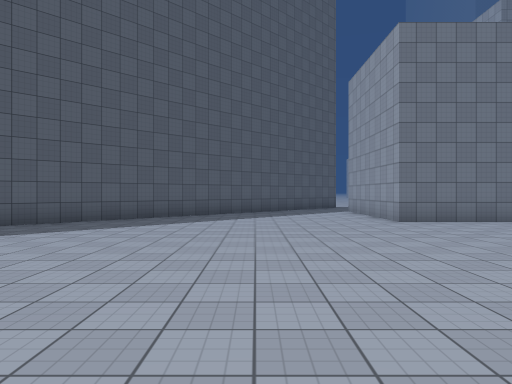
[1] (above)

24 first-person views from a walk through a Unity game level. The camera is 1.5 m above the floor, looks level and sees 70° across. The floor is counted in squares, 2 m on a side. Each view is taken from the middle of a square. On the plan, view 1 faces up. The plan holds only what a view shows up to about 11 squares ahead; the rest is blank. The place goes on beyond the plan. Surface patterns are stand-ins for the level's own textures.

[2]
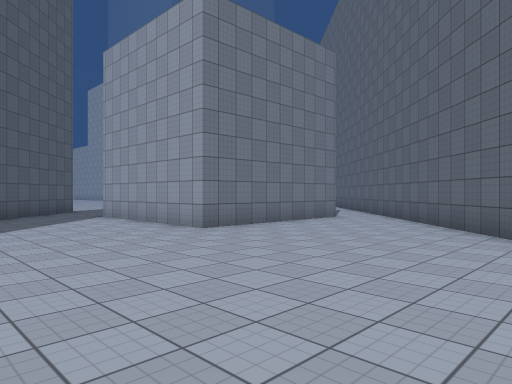

[3]
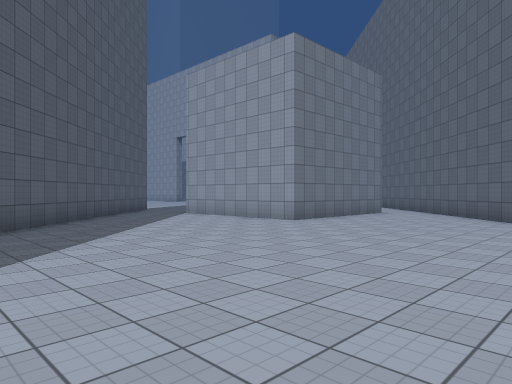

[4]
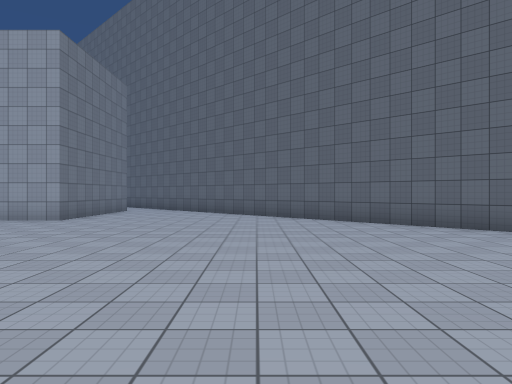

[5]
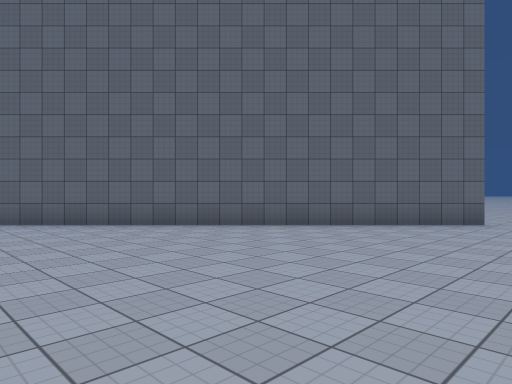

[6]
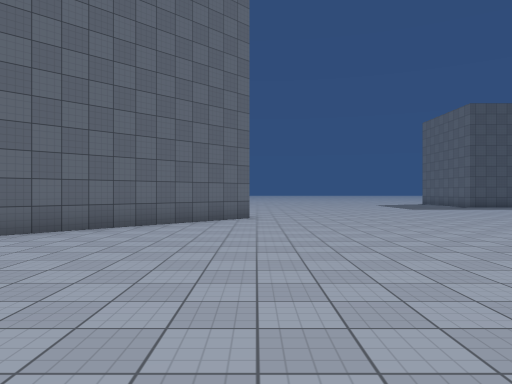

[7]
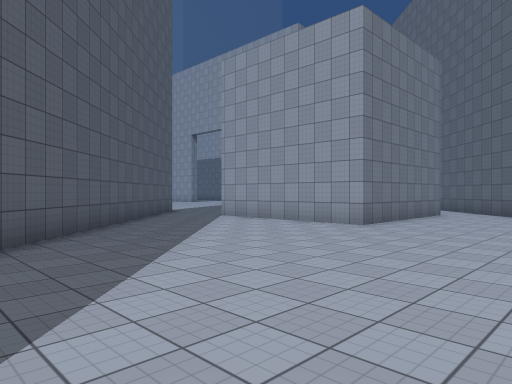

[8]
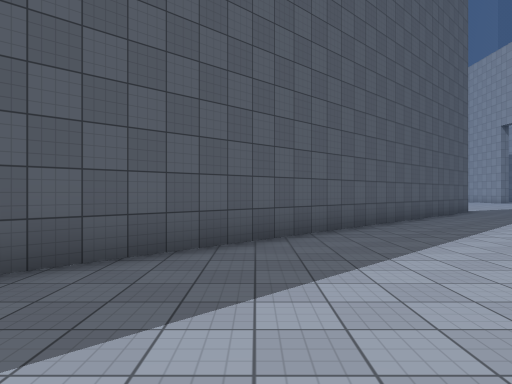

[9]
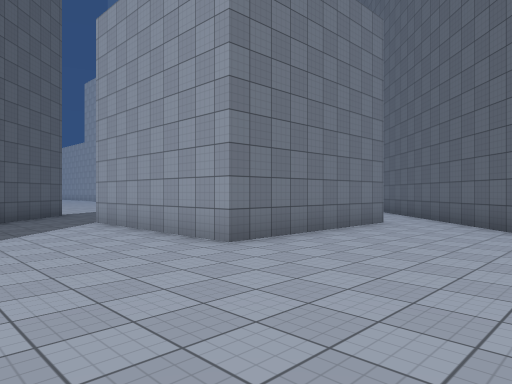

[10]
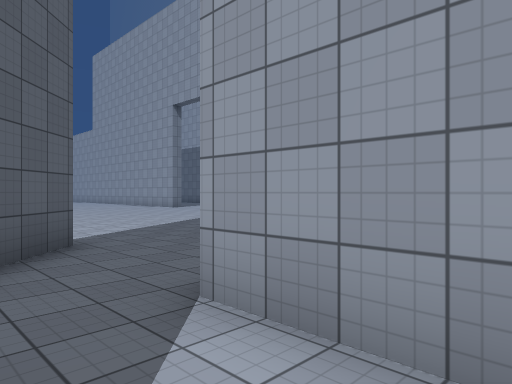

[11]
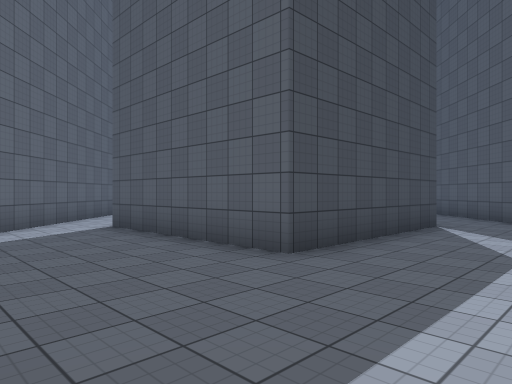

[12]
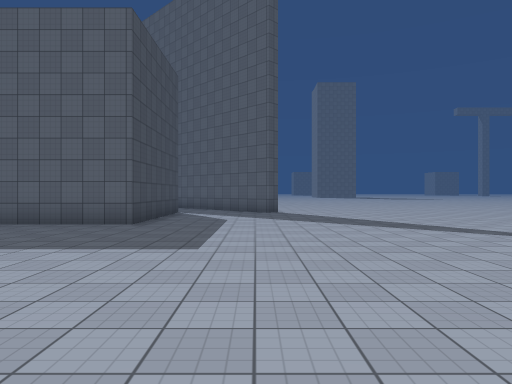

[13]
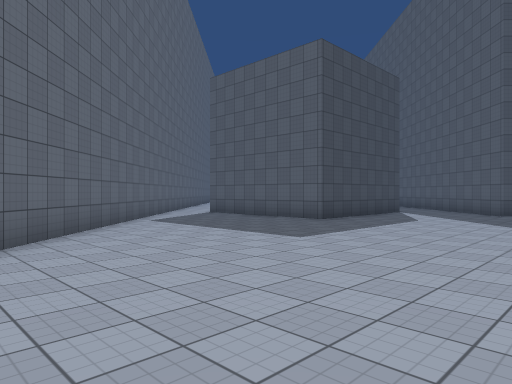

[14]
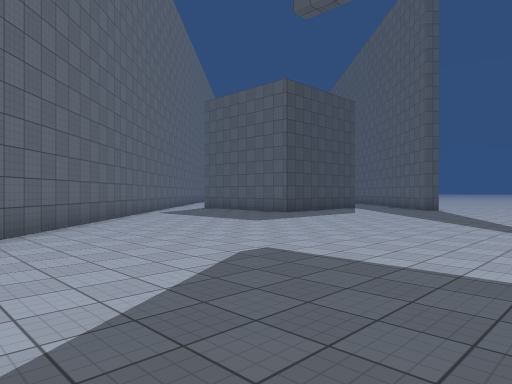

[15]
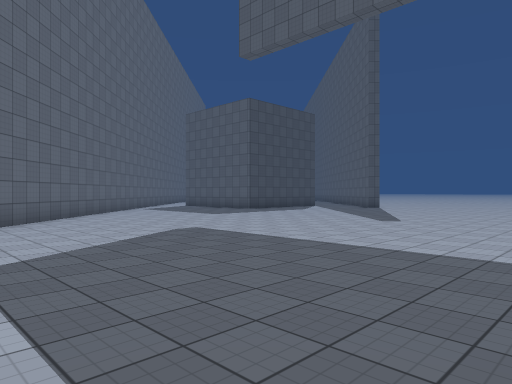

[16]
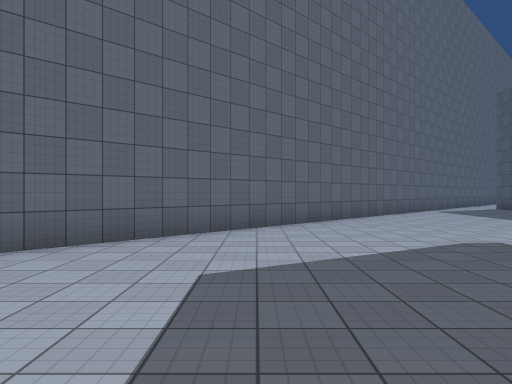

[17]
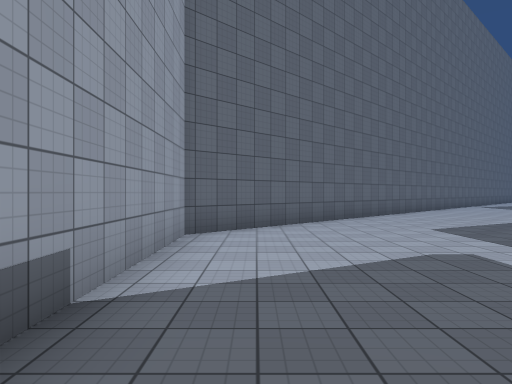

[18]
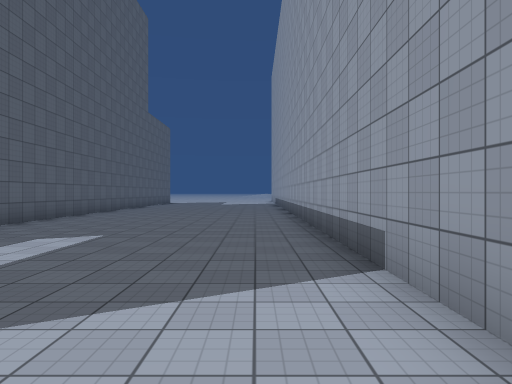

[19]
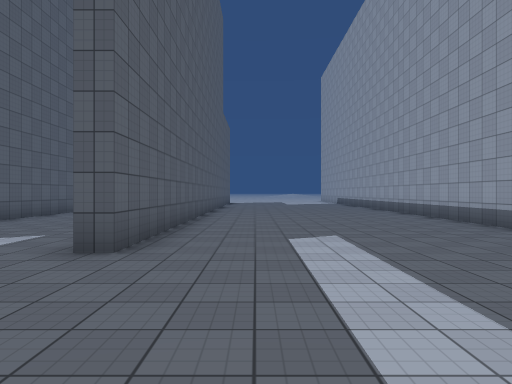

[20]
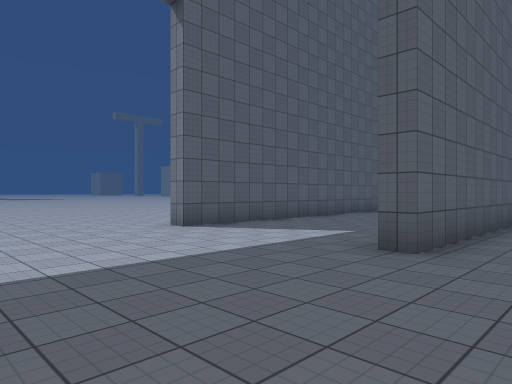

[21]
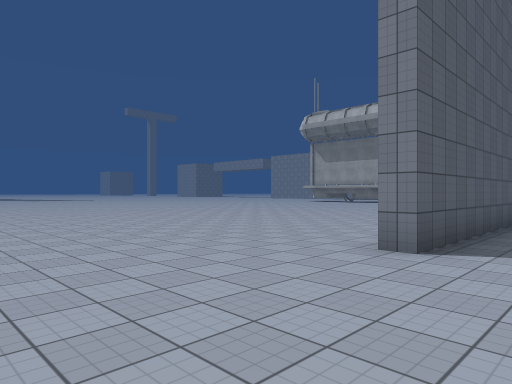

[22]
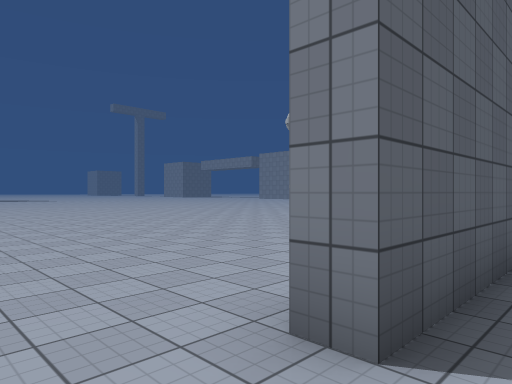

[23]
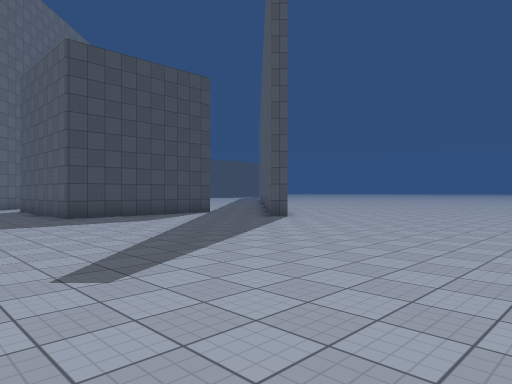

[24]
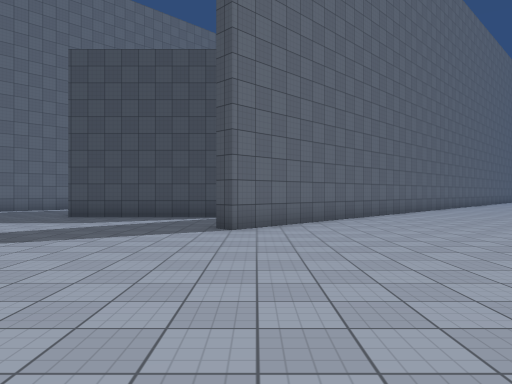

### Floor plan
Points are (right, up) in squares from view 1. A wall is a line through its corners. A room is listed if a view was taken in it or the views show most of it. See-through windows are left out.
Room 1 (views 1, 2, 3, 4, 5, 6, 7, 8, 9, 10)
walls: (7.6, 9.1) (3.6, 9.1) (3.6, 14.1); (1.9, 15.5) (-6.4, 7.2); (-3.9, -5.5) (8.8, 7.1)
ways out: opening at (3, 15) to room 2; opening at (8.5, 8.5) to room 2; opening at (-5, -6)
Room 2 (views 11, 12, 13, 14, 15, 16, 17, 18, 19, 20, 21, 22, 23, 24)
walls: (3.6, 14.1) (8.6, 14.1) (8.6, 9.1) (7.6, 9.1); (12.3, 34) (12.3, 27.5) (11.8, 27.5); (-0.4, 14) (3.5, 17.8) (3.8, 17.5) (1.9, 15.5); (17.3, 34) (17.3, 27.5) (16.8, 27.5); (8.8, 7.1) (24.3, 22.6) (24.3, 34)
ways out: opening at (3, 15) to room 1; opening at (8.5, 8.5) to room 1

Where each view was taken, in squares from view 1:
view 1: 0 up, 0 right, facing up
view 2: 3 up, 1 left, facing up-right
view 3: 3 up, 4 left, facing up-right
view 4: 4 up, 6 left, facing right
view 5: 4 up, 6 left, facing down-right
view 6: 5 up, 4 left, facing down
view 7: 5 up, 4 left, facing up-right
view 8: 4 up, 4 left, facing up
view 9: 5 up, 0 right, facing up-right
view 10: 12 up, 2 right, facing up-right
view 11: 17 up, 12 right, facing down-left
view 12: 17 up, 17 right, facing left
view 13: 20 up, 17 right, facing down-left
view 14: 23 up, 19 right, facing down-left
view 15: 26 up, 20 right, facing down-left
view 16: 25 up, 19 right, facing down
view 17: 29 up, 23 right, facing down
view 18: 23 up, 23 right, facing up
view 19: 23 up, 19 right, facing up
view 20: 23 up, 19 right, facing up-left
view 21: 23 up, 14 right, facing up-left
view 22: 26 up, 13 right, facing up-left
view 23: 25 up, 12 right, facing down-left
view 24: 25 up, 3 right, facing down
